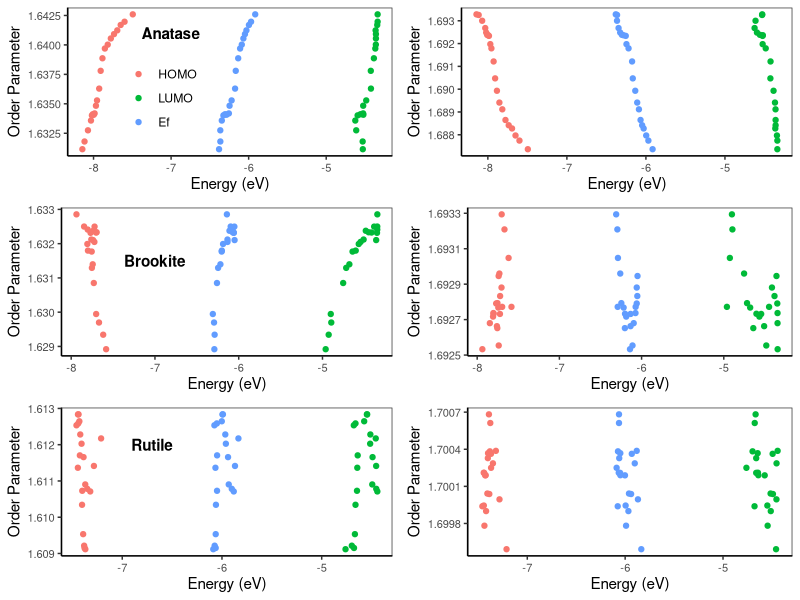
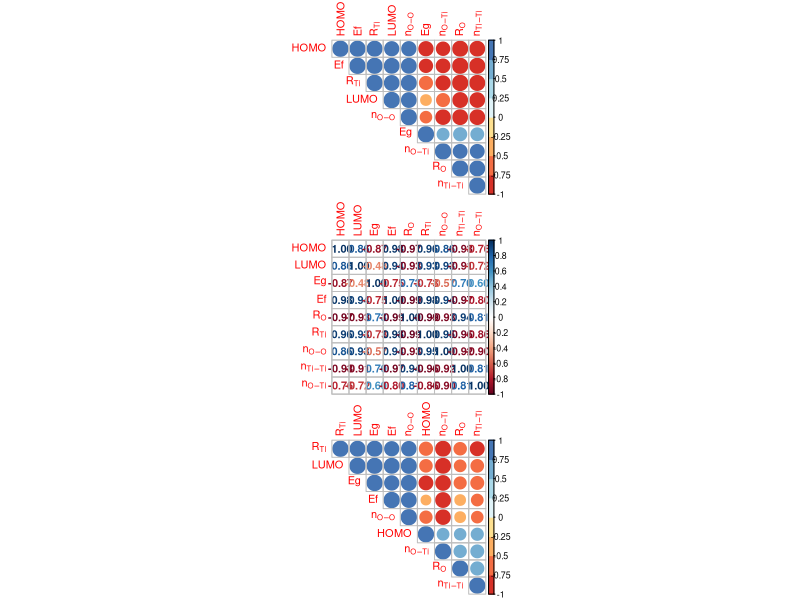
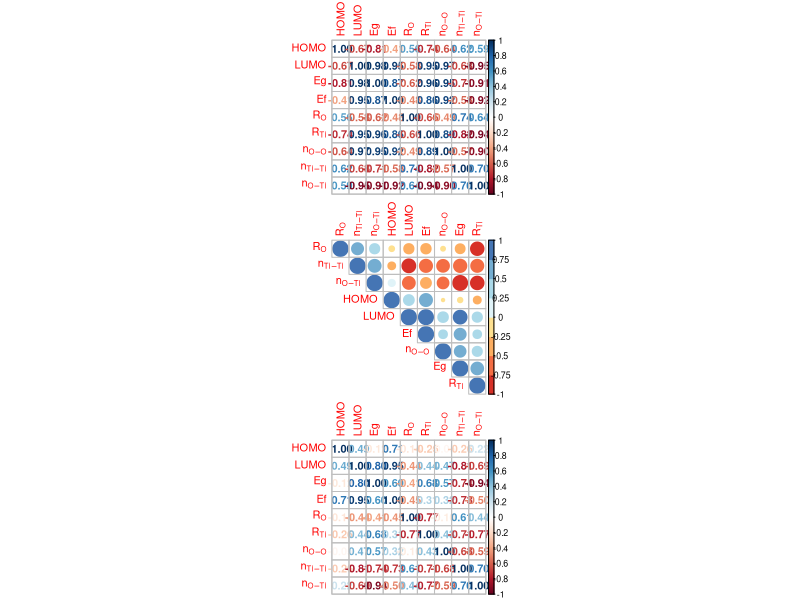
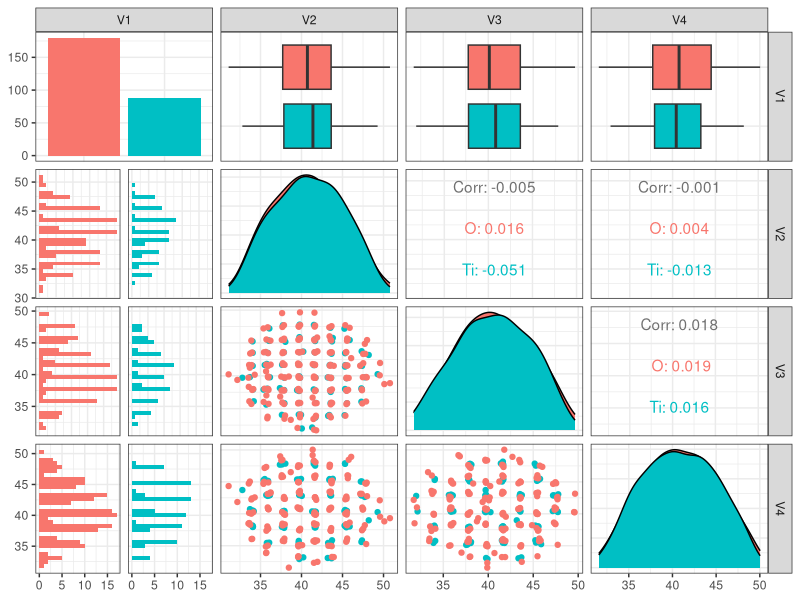
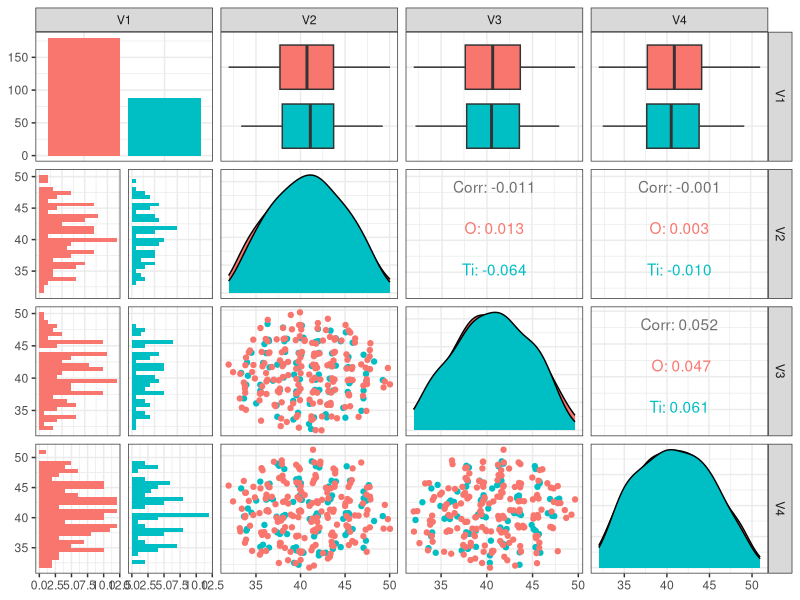
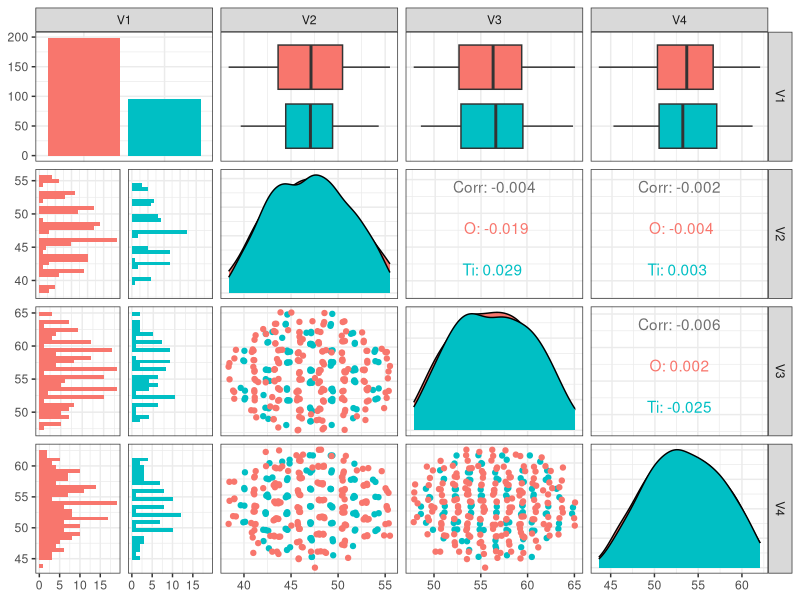
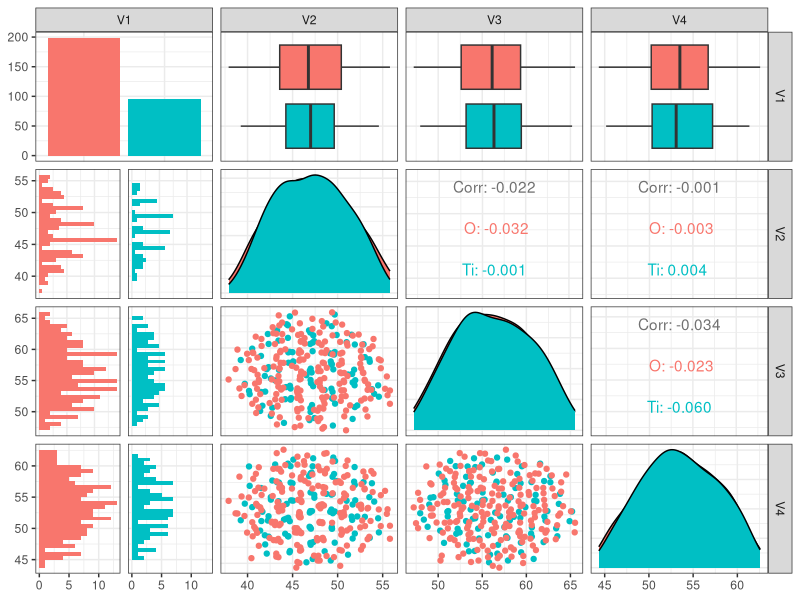

R code for these plots, in order: (Note: this script raises an error after producing the figures.)
# @Dr. Kurban, July 2020
# For any questions, please contact hakurban@gmail  .com
##########################################################################################
#                          ORDER PARAMETER FIGURES
##########################################################################################
# install packages
require("ggplot2")
library("reshape2")
library("ggpubr")
###########################################################################################anatese
#anatase data
data1 <- read.table("./anatase_all_geometries/anatase.txt",header = T)
data1 <- data1[,c(2,3,5)]
order.data1 <- read.table("./anatase_all_geometries/orderParameter1.txt",header = T)
data1 <- cbind(data1,order.data1[,2:3])
data1<- melt(data1, id = c("O","Ti"))
#plots
anatase.O<- ggplot(data=data1, aes(x=value, y = O, colour = variable, group = variable)) +
  geom_point()+ xlab("Energy (eV)")+
  ylab("Order Parameter") + theme_bw() + 
  theme(legend.title=element_blank(), panel.grid.major = element_blank(),
        axis.text=element_text(size=8),
        panel.grid.minor = element_blank(), axis.line = element_line(colour = "black")
        ) +  theme(legend.position = "none")

anatase.Ti<- ggplot(data=data1, aes(x=value, y = Ti, colour = variable, group = variable)) +
  geom_point()+ xlab("Energy (eV)")+
  ylab("Order Parameter") + theme_bw() + 
  theme(legend.title=element_blank(), panel.grid.major = element_blank(),
        axis.text=element_text(size=8),
        panel.grid.minor = element_blank(), axis.line = element_line(colour = "black")
        ,legend.position = c(0.29, 0.39)) +  annotate("text", x = -7, y = 1.641, label = "Anatase",fontface=2)
##########################################################################################
#brookite
data2 <- read.table("./brookite_all_geometries/brookite.txt",header = T)
data2 <- data2[,c(2,3,5)]
order.data2 <- read.table("./brookite_all_geometries/orderParameter2.txt",header = T)
data2 <- cbind(data2,order.data2[,2:3])
data2<- melt(data2, id = c("O","Ti"))

brookite.O<- ggplot(data=data2, aes(x=value, y = O, colour = variable, group = variable)) +
  geom_point()+ xlab("Energy (eV)")+
  ylab("Order Parameter") + theme_bw() + 
  theme(legend.title=element_blank(), panel.grid.major = element_blank(),
        axis.text=element_text(size=8),
        panel.grid.minor = element_blank(), axis.line = element_line(colour = "black")
        ) + theme(legend.position = "none") 

brookite.Ti<- ggplot(data=data2, aes(x=value, y = Ti, colour = variable, group = variable)) +
  geom_point()+ xlab("Energy (eV)")+  
  ylab("Order Parameter") + theme_bw() + 
  theme(legend.title=element_blank(), panel.grid.major = element_blank(),
        axis.text=element_text(size=8),
        panel.grid.minor = element_blank(), axis.line = element_line(colour = "black")
      ) +  annotate("text", x = -7, y = 1.6315, label = "Brookite",fontface=2)+  theme(legend.position = "none")
##########################################################################################
#anatase
data3 <- read.table("./rutile_all_geometries/rutile.txt",header = T)
data3 <- data3[,c(2,3,5)]
order.data3 <- read.table("./rutile_all_geometries/orderParameter3.txt",header = T)
data3 <- cbind(data3,order.data3[,2:3])
data3<- melt(data3, id = c("O","Ti"))

rutile.O<- ggplot(data=data3, aes(x=value, y = O, colour = variable, group = variable)) +
  geom_point()+ xlab("Energy (eV)")+
  ylab("Order Parameter") + theme_bw() + 
  theme(legend.title=element_blank(), panel.grid.major = element_blank(),
        axis.text=element_text(size=8),
        panel.grid.minor = element_blank(), axis.line = element_line(colour = "black")
        ) +  theme(legend.position = "none")

rutile.Ti<- ggplot(data=data3, aes(x=value, y = Ti, colour = variable, group = variable)) +
  geom_point()+ xlab("Energy (eV)")+
  ylab("Order Parameter") + theme_bw() + 
  theme(legend.title=element_blank(), panel.grid.major = element_blank(),
        axis.text=element_text(size=8),
        panel.grid.minor = element_blank(), axis.line = element_line(colour = "black")
        )+ annotate("text", x = -6.7, y = 1.612, label = "Rutile",fontface=2)+   theme(legend.position = "none")
##########################################################################################
#Combine Figurers
figure <- ggarrange(anatase.Ti,anatase.O, brookite.Ti,brookite.O,rutile.Ti,rutile.O,
                    ncol = 2, nrow = 3)
figure
##########################################################################################
#                            CORRELATION FIGURES
###########################################################################################
#anatase
library(corrplot)
library(RColorBrewer)
par(mfrow=c(3,1))
data.anatase<- read.table("./anatase_all_geometries/anatase.txt",header = T)
order.anatase <- read.table("./anatase_all_geometries/orderParameter1.txt",header = T)
nn.anatase <-  read.table("./anatase_all_geometries/NN.anateseData.txt",header = T)
data1 <- cbind(data.anatase[,c(2,3,4,5)], order.anatase[,2:3],nn.anatase[,1:3])
colnames(data1)[5] <-"$R[O]"
colnames(data1)[6] <-"$R[Ti]"
colnames(data1)[7] <-"$n[O-O]"
colnames(data1)[8] <-"$n[Ti-Ti]"
colnames(data1)[9] <-"$n[O-Ti]"
cor.data1 <- cor(data1)
corrplot(cor.data1, type="upper", order="hclust",
         col=brewer.pal(n=8, name="RdYlBu"))
corrplot(cor.data1, method="number")
###########################################################################################
#brookite
data.brookite<- read.table("./brookite_all_geometries/brookite.txt",header = T)
order.brookite <- read.table("./brookite_all_geometries/orderParameter2.txt",header = T)
nn.brookite <-  read.table("./brookite_all_geometries/NN.brookite.txt",header = T)
data2<- cbind(data.brookite[,c(2,3,4,5)], order.brookite[,2:3],nn.brookite[,1:3])
colnames(data2)[5] <-"$R[O]"
colnames(data2)[6] <-"$R[Ti]"
colnames(data2)[7] <-"$n[O-O]"
colnames(data2)[8] <-"$n[Ti-Ti]"
colnames(data2)[9] <-"$n[O-Ti]"
cor.data2 <- cor(data2)
 corrplot(cor.data2, type="upper", order="hclust",
                        col=brewer.pal(n=8, name="RdYlBu"))
corrplot(cor.data2, method="number")
###########################################################################################
#rutile
data.rutile<- read.table("./rutile_all_geometries/rutile.txt",header = T)
order.rutile <- read.table("./rutile_all_geometries/orderParameter3.txt",header = T)
nn.rutile <-  read.table("./rutile_all_geometries/NN.rutile.txt",header = T)
data3 <- cbind(data.rutile[,c(2,3,4,5)], order.rutile[,2:3],nn.rutile[,1:3])
colnames(data3)[5] <-"$R[O]"
colnames(data3)[6] <-"$R[Ti]"
colnames(data3)[7] <-"$n[O-O]"
colnames(data3)[8] <-"$n[Ti-Ti]"
colnames(data3)[9] <-"$n[O-Ti]"
cor.data3 <- cor(data3)
corrplot(cor.data3, type="upper", order="hclust",
                        col=brewer.pal(n=8, name="RdYlBu"))
corrplot(cor.data3, method="number")
###########################################################################################
#                       DATA SUMMARY VISUALIZATION
###########################################################################################
library(GGally)
library(ggplot2)
###########################################################################################
#anatase
anatase.small.data <- read.table("./anatase_all_geometries/0K.txt",header = F)
anatase.fig.small <- ggpairs(anatase.small.data, aes(color = V1))+ theme_bw()
for(i in 1:anatase.fig.small$nrow) {
  for(j in 1:anatase.fig.small$ncol){
    anatase.fig.small[i,j] <- anatase.fig.small[i,j]  
  }
}
anatase.fig.small

anatase.big.data <- read.table("./anatase_all_geometries/1000K.txt",header = F)
anatase.fig.big <- ggpairs(anatase.big.data, aes(color = V1))+ theme_bw()
for(i in 1:anatase.fig.big$nrow) {
  for(j in 1:anatase.fig.big$ncol){
    anatase.fig.big[i,j] <- anatase.fig.big[i,j]  
  }
}
anatase.fig.big
###########################################################################################
#brookite
brookite.small.data <- read.table("./brookite_all_geometries/0K.txt",header = F)
brookite.fig.small <- ggpairs(brookite.small.data, aes(color = V1))+ theme_bw()
for(i in 1:brookite.fig.small$nrow) {
  for(j in 1:brookite.fig.small$ncol){
    brookite.fig.small[i,j] <- brookite.fig.small[i,j]  
  }
}
brookite.fig.small 

brookite.big.data <- read.table("./brookite_all_geometries/1000K.txt",header = F)
brookite.fig.big <- ggpairs(brookite.big.data, aes(color = V1))+ theme_bw()
for(i in 1:brookite.fig.big$nrow) {
  for(j in 1:brookite.fig.big$ncol){
    brookite.fig.big[i,j] <- brookite.fig.big[i,j]  
  }
}
brookite.fig.big
###########################################################################################
#rutile
rutile.small.data <- read.table("./rutile_all_geometries/0K.txt",header = F)
rutile.fig.small <- ggpairs(rutile.small.data, aes(color = V1))+ theme_bw()
for(i in 1:rutile.fig.small$nrow) {
  for(j in 1:rutile.fig.small$ncol){
   c[i,j] <- rutile.fig.small[i,j]  
  }
}
rutile.fig.small

rutile.big.data <- read.table("./rutile_all_geometries/1000K.txt",header = F)
rutile.fig.big <- ggpairs(rutile.big.data, aes(color = V1))+ theme_bw()
for(i in 1:rutile.fig.big$nrow) {
  for(j in 1:rutile.fig.big$ncol){
    rutile.fig.big[i,j] <- rutile.fig.big[i,j]  
  }
}
rutile.fig.big 
###########################################################################################s
